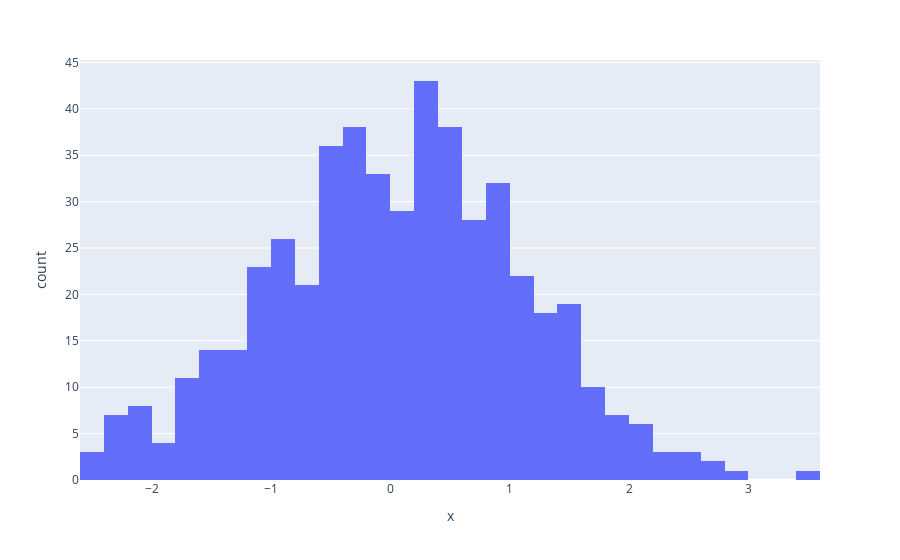

This figure's notebook cell:
### Markdown cell above
---

### 🧮 Histogram

Histograms display frequency distributions using bars of different heights.

Here is an example histogram showing the distribution of 500 random integers following a normal distribution.

### Code cell
fig = px.histogram(x=np.random.randn(500))
fig.show()

### Figure 1 — Plotly figure (JSON) as saved in the notebook; plotly's stock layout.template omitted (floating-point values rounded to 4 significant figures; data arrays with more than 128 entries replaced by an {"elided": "..."} marker saying what was removed)
{"data": [{"bingroup": "x", "hovertemplate": "x=%{x}<br>count=%{y}<extra></extra>", "legendgroup": "", "marker": {"color": "#636efa", "pattern": {"shape": ""}}, "name": "", "orientation": "v", "showlegend": false, "type": "histogram", "x": {"elided": "500 float values"}, "xaxis": "x", "yaxis": "y"}], "layout": {"barmode": "relative", "legend": {"tracegroupgap": 0}, "margin": {"t": 60}, "xaxis": {"anchor": "y", "domain": [0, 1], "title": {"text": "x"}}, "yaxis": {"anchor": "x", "domain": [0, 1], "title": {"text": "count"}}}}
